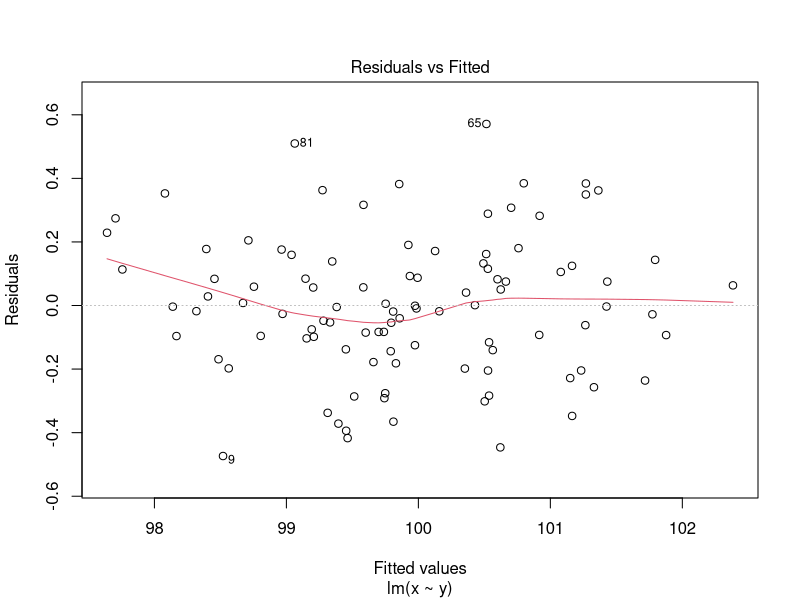
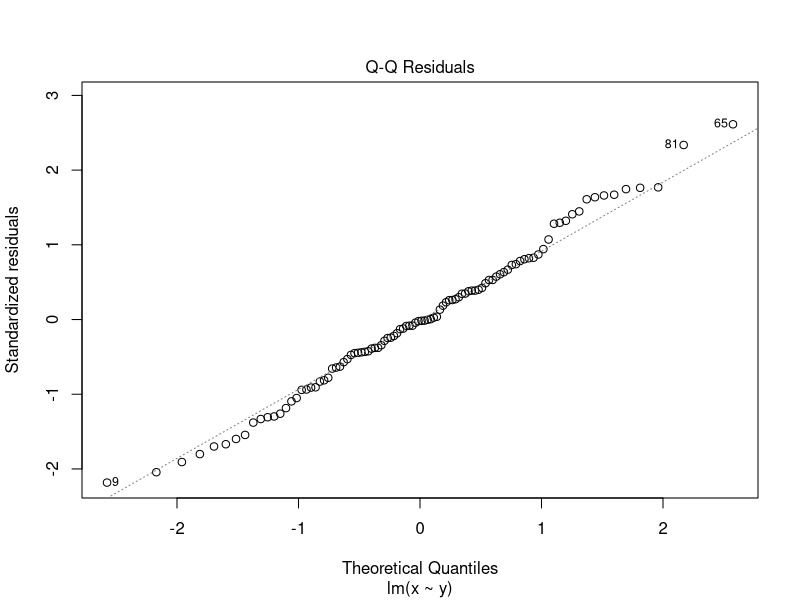
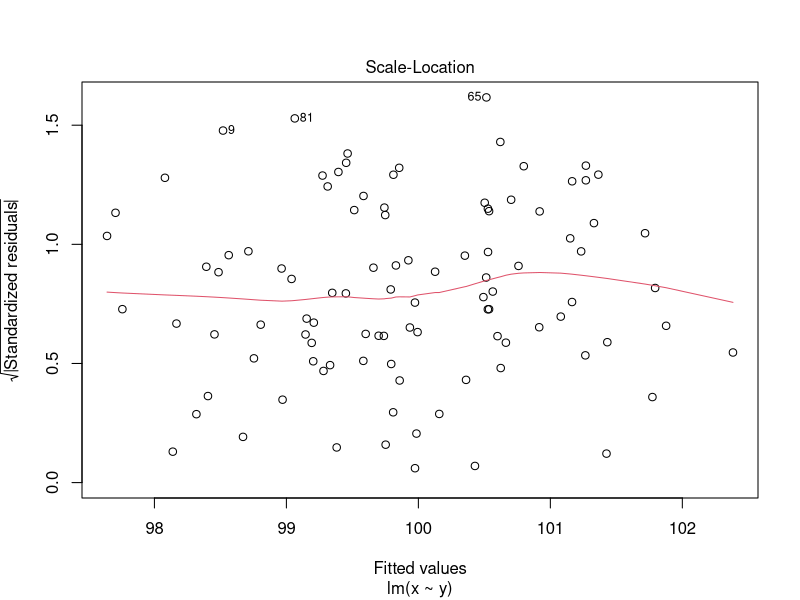
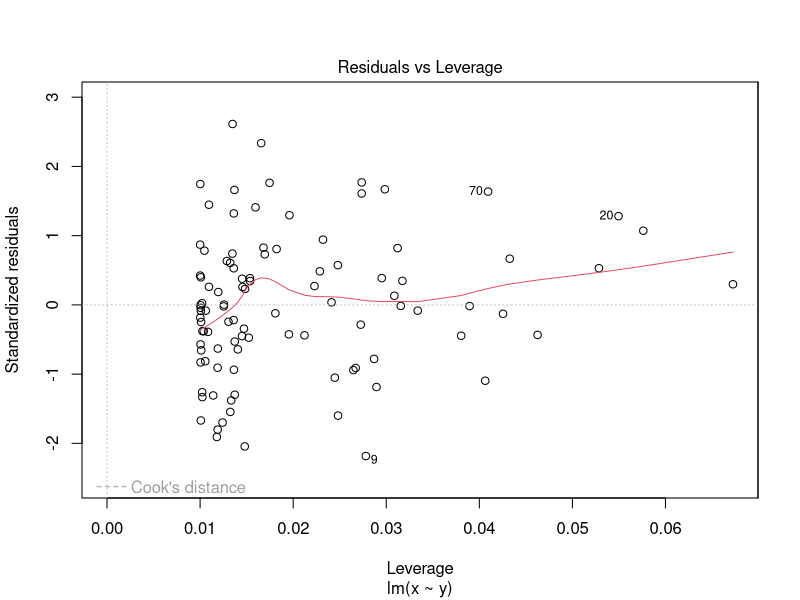

Source code (R) for these figures, in order:
#' ---
#' output: github_document
#' ---

x <- rnorm(100, 100)

y <- x + (.2 * rnorm(100))

xy_mod <- lm(x ~ y)

summary(xy_mod)

plot(xy_mod)

# merge conflict mode
